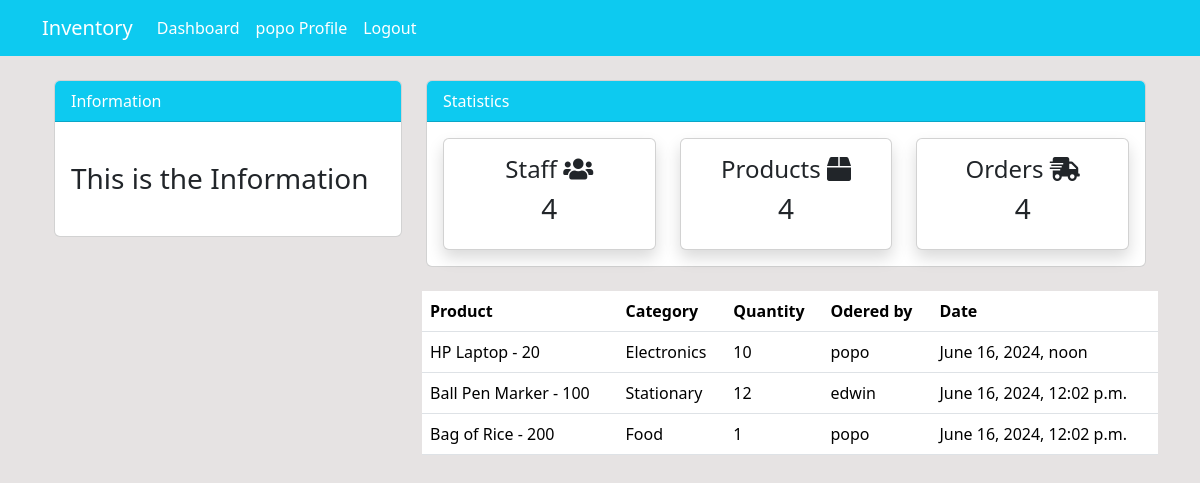
The app's page /order/ (signed in), older data.
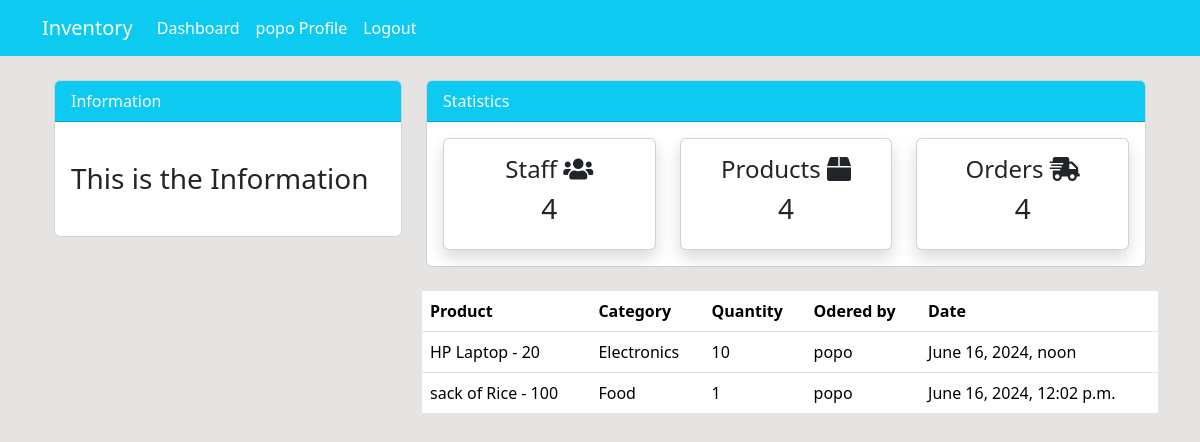
The same page, newer data.
### dashboard/models.py (models this page shows, shortened)
class Order(models.Model):
    product = models.ForeignKey(Product, on_delete=models.CASCADE, null=True)
    staff = models.ForeignKey(User, on_delete=models.CASCADE, null=True)
    order_quantity = models.PositiveIntegerField(null=True)
    date = models.DateTimeField(auto_now_add=True)
    class Meta:
        verbose_name_plural = 'Order'

class Product(models.Model):
    name = models.CharField(max_length=100, null=True)
    quantity = models.PositiveIntegerField(null=True)
    category = models.CharField(max_length=50, choices=CATEGORY, null=True)
    class Meta:
        verbose_name_plural = 'Product'
    def __str__(self):
        return f'{self.name} - {self.quantity}'

### dashboard/views.py (the view)
# urls.py: path('order/', views.order, name='order'),
@login_required(login_url='user-login')
def order(request):
    orders = Order.objects.all()
    context = {
        'orders': orders,
    }
    return render(request, 'dashboard/order.html', context)

### templates/dashboard/order.html (shortened to what this page needs)
{% extends "components/base.html" %}
{% block content %}
{% include 'components/topside.html' %}
<div class="row my-4">
    <div class="col-md-4"></div>
    <div class="col-md-8">
        <table class="table bg-white">
            <thead class="bg-info text-white">
                <tr>
                    <th scope="col">Product</th>
                    <th scope="col">Category</th>
                    <th scope="col">Quantity</th>
                    <th scope="col">Odered by</th>
                    <th scope="col">Date</th>
                </tr>
            </thead>
            <tbody>
                {% for order in orders %}
                <tr>
                    <td>{{ order.product }}</td>
                    <td>{{ order.product.category }}</td>
                    <td>{{ order.order_quantity }}</td>
                    <td>{{ order.staff }}</td>
                    <td>{{ order.date }}</td>
                </tr>
                {% endfor %}
            </tbody>
        </table>
    </div>
</div>
{% endblock %}

Row changes from the older to the newer data that the page shows:
removed Order: product "Ball Pen Marker - 100", product.category "Stationary", order_quantity "12", staff "edwin", date "June 16, 2024, 12:02 p.m."
changed through a linked row, Order "Food": product "Bag of Rice - 200" → "sack of Rice - 100"
